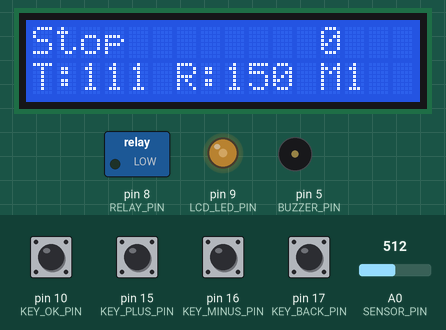
Bench run of a program on a simulated Arduino Pro Mini, built for the host (arithmetic inside an expression is 32-bit, double 64-bit). On the bench: 16×2 character LCD, switched loads named in the program (green lamp = pin HIGH), output pins drawn as LEDs (lit = HIGH), buzzer (waves = sounding, pin HIGH). The test bench sets the inputs (shaded band); at power-on: pin 10 (KEY_OK_PIN), pin 15 (KEY_PLUS_PIN), pin 16 (KEY_MINUS_PIN), pin 17 (KEY_BACK_PIN) HIGH, A0 (SENSOR_PIN) = 512. Pins used as bus, display or sensor lines are not drawn; what the program prints to the serial monitor is not drawn.

Above: at 4.7 s.
4.8 s: pin 10 (KEY_OK_PIN) pulled LOW for 1 s
At 6.6 s:
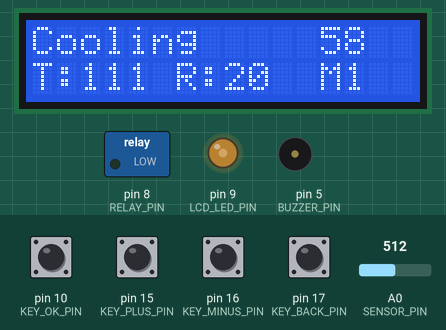
7.3 s: pin 10 (KEY_OK_PIN) pulled LOW for 1 s
At 7.45 s:
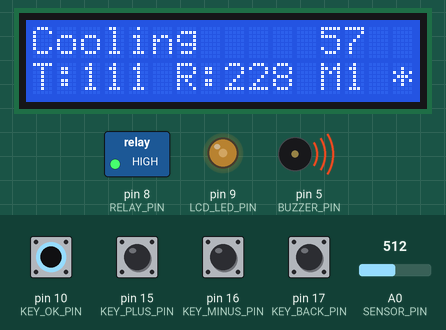
8.9 s: pin 10 (KEY_OK_PIN) pulled LOW for 0.15 s
At 9.4 s:
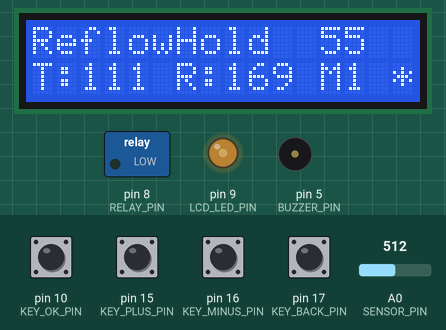
9.6 s: pin 10 (KEY_OK_PIN) pulled LOW for 1 s
At 10.25 s:
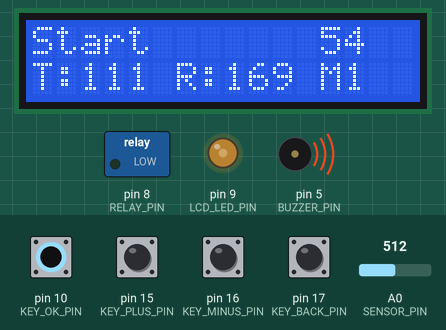
11.2 s: pin 10 (KEY_OK_PIN) pulled LOW for 0.15 s
At 11.7 s:
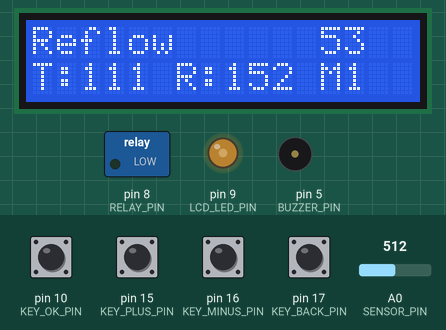
11.9 s: pin 15 (KEY_PLUS_PIN) pulled LOW for 0.15 s
At 13.27 s:
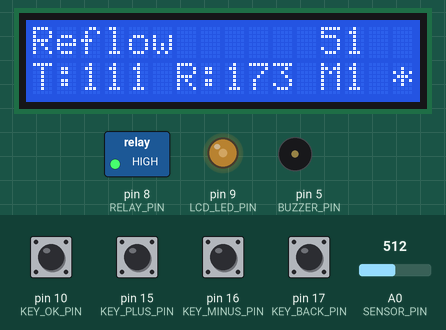
Timing chart, 0 to 13.6 s (numbered marks = the images above; inputs shaded):
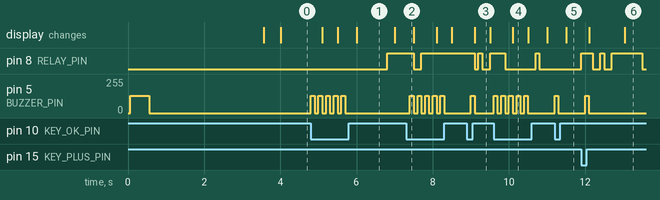

The program:

main.cpp
```cpp
#include <Arduino.h>
#include "LiquidCrystal.h" // https://github.com/arduino-libraries/LiquidCrystal
#include "main.h"

PlateMode plateMode = INIT;
#ifdef DEBUG
SolderModeEnum solderMode = Start;
float Setpoint = 100.0;
#else
SolderModeEnum solderMode = Stop;
float Setpoint = 150.0;
#endif
int contrast = 116;  // init pwm [0;255]
int ledBright = 100; // init pwm [0;255]
const char array1[] = "HeatPlateAlpisto";
const String selderModeMessage[7] = {"Start",
                                     "Preheat",
                                     "Soak",
                                     "Reflow",
                                     "ReflowHold",
                                     "Cooling",
                                     "Stop"};
const String plateModeMessage[4] = {"INIT",
                                    "M0",
                                    "M1",
                                    "M2"};
unsigned long msNow;
unsigned long windowStartTime, nextSwitchTime, nextLcdTime, nextKeyTime, modeStopTimeout, modeStartTimeout;
float Input, Output;
bool relayStatus = false;
LiquidCrystal lcd(12, 11, 2, 4, 6, 7);
void debugPrintNow();

//**************    UTIL   ***************

void toneOn()
{
#ifndef DEBUG
  analogWrite(BUZZER_PIN, 128);
#endif
}
void toneOff()
{
  analogWrite(BUZZER_PIN, 0);
}

void toneKeyPress()
{
  toneOn();
  delay(100);
  toneOff();
}

void RelayOn()
{
  digitalWrite(RELAY_PIN, HIGH);
  relayStatus = true;
}

void RelayOff()
{
  digitalWrite(RELAY_PIN, LOW);
  relayStatus = false;
}

void lcdPrint()
{
  if ((msNow < nextLcdTime))
    return;
  nextLcdTime += LCD_TIMEOUT;
  lcd.clear();
  lcd.setCursor(0, 0);
  lcd.print(selderModeMessage[solderMode]);
  lcd.setCursor(12, 0);
  lcd.print(msNow > modeStopTimeout ? 0 : (modeStopTimeout - msNow) / 1000);
  lcd.setCursor(0, 1);
  lcd.print("T:");
  lcd.setCursor(2, 1);
  lcd.print(Input, 0);
  lcd.setCursor(6, 1);
  lcd.print("R:");
  lcd.setCursor(8, 1);
  lcd.print(Setpoint, 0);
  lcd.setCursor(12, 1);
  lcd.print(plateModeMessage[plateMode]);
  if (relayStatus)
  {
    lcd.setCursor(15, 1);
    lcd.print('*');
  }
}

//********************         TERMISTOR    **************
// расчет через табличную апроксимацию
// источник https://aterlux.ru/article/ntcresistor

// Значение температуры, возвращаемое если сумма результатов АЦП больше первого значения таблицы
#define TEMPERATURE_UNDER 0
// Значение температуры, возвращаемое если сумма результатов АЦП меньше последнего значения таблицы
#define TEMPERATURE_OVER 3000
// Значение температуры соответствующее первому значению таблицы
#define TEMPERATURE_TABLE_START 50
// Шаг таблицы
#define TEMPERATURE_TABLE_STEP 50

// Тип каждого элемента в таблице, если сумма выходит в пределах 16 бит - uint16_t, иначе - uint32_t
typedef uint16_t temperature_table_entry_type;
// Тип индекса таблицы. Если в таблице больше 256 элементов, то uint16_t, иначе - uint8_t
typedef uint8_t temperature_table_index_type;
// Метод доступа к элементу таблицы, должна соответствовать temperature_table_entry_type
#define TEMPERATURE_TABLE_READ(i) pgm_read_word(&termo_table[i])

const temperature_table_entry_type termo_table[] PROGMEM = {
    64478, 64166, 63780, 63307, 62735, 62050, 61239, 60290, 59193, 57938, 56521, 54941, 53200, 51308, 49278, 47127, 44879, 42557, 40190, 37805, 35429, 33087, 30802, 28594, 26477, 24464, 22562, 20778, 19111, 17562, 16129, 14807, 13591, 12475, 11453, 10519, 9665, 8887, 8176, 7529, 6939, 6401, 5910, 5462, 5054, 4681, 4340, 4028, 3743, 3482, 3242, 3022, 2820, 2635, 2464, 2307, 2162, 2028, 1904, 1790};

// Функция вычисляет значение температуры в десятых долях градусов Цельсия
// в зависимости от суммарного значения АЦП.
int16_t calc_temperature(temperature_table_entry_type adcsum)
{
  temperature_table_index_type l = 0;
  temperature_table_index_type r = (sizeof(termo_table) / sizeof(termo_table[0])) - 1;
  temperature_table_entry_type thigh = TEMPERATURE_TABLE_READ(r);

  // Проверка выхода за пределы и граничных значений
  if (adcsum <= thigh)
  {
#ifdef TEMPERATURE_UNDER
    if (adcsum < thigh)
      return TEMPERATURE_UNDER;
#endif
    return TEMPERATURE_TABLE_STEP * r + TEMPERATURE_TABLE_START;
  }
  temperature_table_entry_type tlow = TEMPERATURE_TABLE_READ(0);
  if (adcsum >= tlow)
  {
#ifdef TEMPERATURE_OVER
    if (adcsum > tlow)
      return TEMPERATURE_OVER;
#endif
    return TEMPERATURE_TABLE_START;
  }

  // Двоичный поиск по таблице
  while ((r - l) > 1)
  {
    temperature_table_index_type m = (l + r) >> 1;
    temperature_table_entry_type mid = TEMPERATURE_TABLE_READ(m);
    if (adcsum > mid)
    {
      r = m;
    }
    else
    {
      l = m;
    }
  }
  temperature_table_entry_type vl = TEMPERATURE_TABLE_READ(l);
  if (adcsum >= vl)
  {
    return (l * TEMPERATURE_TABLE_STEP + TEMPERATURE_TABLE_START);
  }
  temperature_table_entry_type vr = TEMPERATURE_TABLE_READ(r);
  temperature_table_entry_type vd = vl - vr;
  int16_t res = (TEMPERATURE_TABLE_START + r * TEMPERATURE_TABLE_STEP);
  if (vd)
  {
    // Линейная интерполяция
    res -= ((TEMPERATURE_TABLE_STEP * (int32_t)(adcsum - vr) + (vd >> 1)) / vd);
  }
  return res;
}

#define SENSOR_PIN A0
#define ADC_AVERAGE_MAX 64
uint16_t adcSensorValue;
uint8_t adcCount = 0;

// основная версия получения температуры
void readTemperature()
{
  adcSensorValue += analogRead(SENSOR_PIN);
  if (++adcCount < ADC_AVERAGE_MAX)
    return;
  int16_t t = calc_temperature(adcSensorValue);
  adcCount = 0;
  adcSensorValue = 0;
  Input = (float)t / 10.f;
}

/// Версия прямого расчета температуры по формуле
// + просто
// - медленно за счет log & float, неточно на больших температурах
#define REFERENCE_RESISTANCE 4700.f
#define NOMINAL_RESISTANCE 100000.f
#define NOMINAL_TEMPERATURE 25.f + 273.15f
#define B_VALUE 3950.f
#define SMOOTHING_FACTOR 12.f

void readTemperature_calcLog()
{
  float kelvin = REFERENCE_RESISTANCE / (((1023.f / (float)adcSensorValue)) - 1);
  kelvin = kelvin / NOMINAL_RESISTANCE;                // (R/Ro)
  kelvin = log(kelvin);                                // ln(R/Ro)
  kelvin = kelvin + (B_VALUE / (NOMINAL_TEMPERATURE)); // 1/B * ln(R/Ro)
  kelvin = B_VALUE / kelvin;                           // Invert
  float celsius = kelvin - 273.15f;
  celsius = (celsius > 0) ? celsius : 0;
  Input = (Input * (SMOOTHING_FACTOR - 1.0f) + celsius) / SMOOTHING_FACTOR;
}

//****************       KEY    ***********************
void checkKeys()
{
  if ((msNow < nextKeyTime))
    return;
  nextKeyTime += KEY_TIMEOUT;
  if (digitalRead(KEY_PLUS_PIN) == LOW)
  {
    Setpoint++;
    toneKeyPress();
  }
  if (digitalRead(KEY_MINUS_PIN) == LOW)
  {
    Setpoint--;
    toneKeyPress();
  }
  if (digitalRead(KEY_OK_PIN) == LOW)
  {
    //    plateMode = MODE0;
    solderMode++;
    toneKeyPress();
  }
  if (digitalRead(KEY_BACK_PIN) == LOW)
  {
    //    plateMode = OFF;
    plateMode++;
    toneKeyPress();
  }
}

//*****************    PID    ************
#define PID_TIMEOUT_MS 100
#define PID_ELAPSED_TIME_S (float)PID_TIMEOUT_MS / 1000.0
#define RELAY_DEBOUNCE_MS 100
// #define PID_OUTPUT_RELAY_BOUND 100
#define PID_MIN 0
#define PID_MAX 100.f
#define KDT 8.f
#define KVA0 6.f
#define KVA1 0.023f // v(T) = kva0 + kva1*T
// #define KTA0 (KVA0 * KDT) // T1 = T+v(T)*dt
// #define KTA1 (1.f + (KVA1 * KDT))

// https://www.rentanadviser.com/pid-fuzzy-logic/pid-fuzzy-logic.aspx
// float Kp = 0.1, Ki = 0.1, Kd = 0.01;
float Kp = 0.9, Ki = 0.2, Kd = 0.01;
float dP, dI, dD;
float errorPID, pervErrorPID, dInput, dIntegral;

inline float limit(float *val)
{
  return (*val > PID_MAX) ? PID_MAX : (*val < PID_MIN) ? PID_MIN
                                                       : *val;
}

void checkPID()
{
  if (msNow < windowStartTime)
    return;
  windowStartTime += PID_TIMEOUT_MS;
  pervErrorPID = errorPID;
  if (relayStatus)
  {
    dIntegral += (KVA0 - (KVA1 * Input)) * PID_ELAPSED_TIME_S * KDT;
  }
  else
  {
    dIntegral -= (KVA0 - (KVA1 * Input)) * PID_ELAPSED_TIME_S * dIntegral / 10.f;
  }
  dIntegral = dIntegral > 0 ? dIntegral : 0;
  dInput = Input + dIntegral;
  errorPID = Setpoint - dInput;
  dP = Kp * errorPID;
  dI += Ki * errorPID * PID_ELAPSED_TIME_S;
  dD = Kd * (errorPID - pervErrorPID) / dI;
  dI = limit(&dI);
  Output = dP + dI + dD;
  Output = limit(&Output);
  /////////////////////////////////////////
  if (!relayStatus && (dInput < Setpoint) && (Output > 0.1f))
  {
    RelayOn();
#ifdef DEBUG
    debugPrintNow();
#endif
  }
  else if (relayStatus && (dInput > Setpoint))
  {
    RelayOff();
#ifdef DEBUG
    debugPrintNow();
#endif
  }
}

// ======================   MODE   =========================
#define HEAT_DEBOUNCE_MS 2000
//                 Start,Preheat,  Soak,Reflow,ReflowHold,Cooling
// uint32_t modeTimeToHeat0ms[6] = {0, 60000, 120000, 1000, 1, 10000};
// float mode0T[6] = {20.f, 50.f, 65.f, 85.f, 95.f, 20.f};
uint32_t mode0ms[6] = {0, 60000, 120000, 1000, 60000, 20000};
float mode0T[6] = {20.f, 150.f, 165.f, 225.f, 235.f, 20.f};
float mode0TFrom[6] = {mode0T[0], mode0T[0], mode0T[1], mode0T[2], mode0T[3], mode0T[4]};

uint32_t nextSetT = 0;
bool setTemperatureByTime(float T0, float T1, uint32_t t0, uint32_t t1)
{
  if (nextSetT > msNow || t1 < msNow)
    return false;
  nextSetT = msNow + HEAT_DEBOUNCE_MS;
  Setpoint = T0 + ((T1 - T0) * (msNow - t0) / (t1 - t0));
  return true;
}

void mode0()
{
  if (solderMode == Start)
  {
    checkPID();
    return;
  }
  solderMode = Stop;
  RelayOff();
}

/*
Зона	          Свинец (Sn63 Pb37)
Разогреть	      до 150 °C за 60 с
Замочить	      от 150 °C до 165 °C за 120 с
Перекомпоновать	Пиковая температура от 225 °C до 235 °C, удержание в течение 20 с.
Охлаждение	    -4 °C/с или естественное охлаждение
*/
void modeSn63Pb37()
{
  if (solderMode == Stop)
  {
    RelayOff();
    return;
  }

  if (msNow > modeStopTimeout)
  {
    solderMode++;
    modeStopTimeout = msNow + mode0ms[solderMode];
    modeStartTimeout = msNow;
  }
  setTemperatureByTime(mode0TFrom[solderMode], mode0T[solderMode], modeStartTimeout, modeStopTimeout);
  checkPID();
}
// SolderModeEnum modeSn63Pb37(SolderModeEnum sNum)
// {
//   solderMode = sNum;
//   return modeSn63Pb37();
// }

/*
Зона	          Без свинца (SAC305)
Разогреть       до 150 °C за 60 с
Замочить		    от 150 °C до 180 °C за 120 с
Перекомпоновать	Пиковая температура от 245 °C до 255 °C, удержание в течение 15 с.
Охлаждение		  -4 °C/с или естественное охлаждение
*/
uint32_t mode2ms[6] = {0, 60000, 120000, 1000, 60000, 20000};
float mode2T[6] = {20.f, 150.f, 180.f, 245.f, 255.f, 20.f};
float mode2TFrom[6] = {mode2T[0], mode2T[0], mode2T[1], mode2T[2], mode2T[3], mode2T[4]};

void modeSAC305()
{
  if (solderMode == Stop)
  {
    RelayOff();
    return;
  }

  if (msNow > modeStopTimeout)
  {
    solderMode++;
    modeStopTimeout = msNow + mode2ms[solderMode];
    modeStartTimeout = msNow;
  }
  setTemperatureByTime(mode2TFrom[solderMode], mode2T[solderMode], modeStartTimeout, modeStopTimeout);
  checkPID();
}
//**************        DEBUG   ***************

#define DEBUG_TIMEOUT 1000
unsigned long nextDebugPrintTime = 0;
void debugPrintNow()
{
  Serial.print(Input, 1);
  Serial.print('\t');
  Serial.print(Setpoint, 1);
  Serial.print('\t');
  Serial.print(Output, 1);
  Serial.print('\t');
  Serial.print(dP);
  Serial.print('\t');
  Serial.print(dI);
  Serial.print('\t');
  Serial.print(dD);
  Serial.print('\t');
  Serial.print(errorPID);
  Serial.print('\t');
  Serial.print(dInput);
  Serial.print('\t');
  Serial.print(dIntegral);
  Serial.printf("\t%d\t%d\r\n", relayStatus, solderMode);
}
void debugPrint()
{
  if (msNow < nextDebugPrintTime)
    return;
  nextDebugPrintTime += DEBUG_TIMEOUT;
  debugPrintNow();
}
//************      SETUP   ********************
void setup()
{
  Serial.begin(57600);
  lcd.begin(16, 2);
  pinMode(CONTRAST_PIN, OUTPUT);
  pinMode(LCD_LED_PIN, OUTPUT);
  pinMode(BUZZER_PIN, OUTPUT);
  pinMode(RELAY_PIN, OUTPUT);
  pinMode(KEY_OK_PIN, INPUT_PULLUP);
  pinMode(KEY_PLUS_PIN, INPUT_PULLUP);
  pinMode(KEY_MINUS_PIN, INPUT_PULLUP);
  pinMode(KEY_BACK_PIN, INPUT_PULLUP);

  analogWrite(CONTRAST_PIN, contrast);
  analogWrite(LCD_LED_PIN, ledBright);
  lcd.print(array1);
  toneOn();
  delay(500);
  toneOff();
  delay(3000);
}

void loop()
{
  msNow = millis();
  checkKeys();
  readTemperature();
  lcdPrint();
  debugPrint();
  switch (plateMode)
  {
  case MODE0: // Режим преднагрева. Выход на заданную температуру и удержание
    mode0();
    break;
  case MODE1: // автоматический режим кривой оплавления
    modeSn63Pb37();
    break;
  case MODE2: // автоматический режим кривой оплавления
    modeSAC305();
    break;

  default:
    if (Input != 0.f)
    {
#ifdef DEBUG
      plateMode = MODE1;
      // Setpoint = Input + 10;
#else
      plateMode = MODE1;
#endif
    }
    break;
  }
}
```

main.h
```cpp
#ifndef SOLDER_H
#define SOLDER_H

#define CONTRAST_PIN 3
#define LCD_LED_PIN 9
#define BUZZER_PIN 5 // PD5
#define RELAY_PIN 8  // PB0
#define KEY_OK_PIN 10
#define KEY_PLUS_PIN 15
#define KEY_MINUS_PIN 16
#define KEY_BACK_PIN 17

#define KEY_TIMEOUT 200
#define LCD_TIMEOUT 500

enum PlateMode
{
    INIT,
    MODE0,
    MODE1,
    MODE2
};

enum SolderModeEnum
{
    Start = 0,
    Preheat,
    Soak,
    Reflow,
    ReflowHold,
    Cooling,
    Stop
};

PlateMode &operator++(PlateMode &stackID)
{
    switch (stackID)
    {
    case MODE0:
        return stackID = MODE1;
    case MODE1:
        return stackID = MODE2;
    default:
        return stackID = MODE0;
    }
}
PlateMode operator++(PlateMode &stackID, int)
{
    PlateMode tmp(stackID);
    ++stackID;
    return tmp;
}

SolderModeEnum &operator++(SolderModeEnum &stackID)
{
    switch (stackID)
    {
    case Start:
        return stackID = Preheat;
    case Preheat:
        return stackID = Soak;
    case Soak:
        return stackID = Reflow;
    case Reflow:
        return stackID = ReflowHold;
    case ReflowHold:
        return stackID = Cooling;
    case Cooling:
        return stackID = Stop;
    case Stop:
        return stackID = Start;
    }
    return stackID;
}
SolderModeEnum operator++(SolderModeEnum &stackID, int)
{
    SolderModeEnum tmp(stackID);
    ++stackID;
    return tmp;
}

#endif
```

Measured:
- after the input at 4.8 s, pin 8 (RELAY_PIN): LOW → HIGH after 2.0 s; pin 5 (BUZZER_PIN): alternates 128/255 for 0.10 s and 0/255 for 0.10 s, 10 changes in all, then stays 0/255, starting at once; the display: first changes after 0.31 s (image 1 shows a later state)
- after the input at 7.3 s, pin 8 (RELAY_PIN): HIGH → LOW after 0.20 s, → HIGH 0.20 s later; pin 5 (BUZZER_PIN): alternates 128/255 for 0.10 s and 0/255 for 0.10 s, 10 changes in all, then stays 0/255, starting after 0.10 s
- after the input at 8.9 s, pin 5 (BUZZER_PIN): 0/255 → 128/255 after 0.10 s, → 0/255 0.10 s later; the display: changes after 0.21 s (image 3)
- after the input at 9.6 s, pin 5 (BUZZER_PIN): alternates 128/255 for 0.10 s and 0/255 for 0.10 s, 10 changes in all, then stays 0/255, starting at once; the display: changes after 0.51 s (image 4)
- after the input at 11.2 s, pin 5 (BUZZER_PIN): 0/255 → 128/255 at once, → 0/255 0.10 s later; the display: changes after 0.31 s (image 5)
- after the input at 11.9 s, pin 5 (BUZZER_PIN): 0/255 → 128/255 after 0.10 s, → 0/255 0.10 s later
- what the display in image 1 shows lasts 1.0 s, from 6.0 s to 7.0 s
